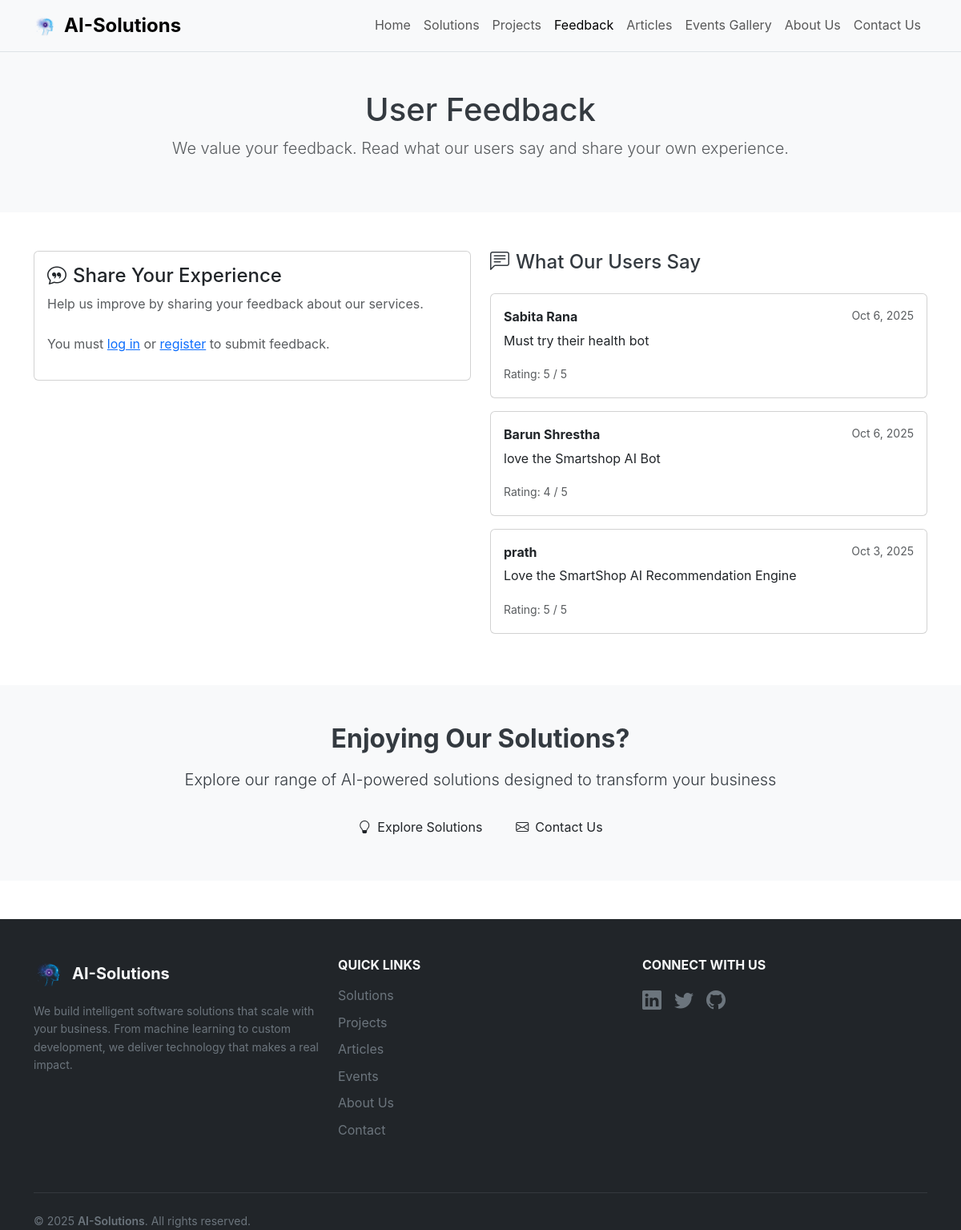
The app's page /user_feedback/ with its own data.
### core/models.py (models this page shows, shortened)
class Feedback(models.Model):
    user = models.ForeignKey(
        settings.AUTH_USER_MODEL,
        on_delete=models.CASCADE,
        related_name='feedbacks'
    )
    solution = models.ForeignKey(
        'Solution',
        on_delete=models.CASCADE,
        related_name='feedbacks',
        null=True, blank=True
    )
    company = models.CharField(max_length=100, blank=True)
    rating = models.PositiveIntegerField(validators=[MinValueValidator(1), MaxValueValidator(5)])
    comment = models.TextField()
    is_approved = models.BooleanField(default=False)
    created_at = models.DateTimeField(auto_now_add=True)
    class Meta:
        ordering = ['-created_at']

class CustomUser(AbstractUser):
    ROLE_CHOICES = [
        ('admin', 'Admin'),
        ('editor', 'Editor'),
        ('viewer', 'Viewer'),
    ]
    role = models.CharField(max_length=20, choices=ROLE_CHOICES, default='viewer')
    phone = models.CharField(max_length=20, blank=True)
    profile_image = models.ImageField(upload_to='profiles/', blank=True, null=True)
    created_at = models.DateTimeField(auto_now_add=True)
    updated_at = models.DateTimeField(auto_now=True)

### core/views.py (the view)
# urls.py: path('user_feedback/', views.user_feedback, name='user_feedback'),
def user_feedback(request):
    feedback_list = Feedback.objects.all().order_by('-created_at')
    paginator = Paginator(feedback_list, 5)
    page_number = request.GET.get('page')
    page_obj = paginator.get_page(page_number)
    context = {
        'page_obj': page_obj,
        'settings': SiteSettings.load(),  # optional site settings
    }
    return render(request, 'frontend/user_feedback.html', context)

### core/context_processors.py (called while the page is built, shortened)
def site_settings(request):
    return {
        'settings': SiteSettings.load()
    }

def admin_notifications(request):
    return {}

### core/models.py (called while the page is built)
    @classmethod
    def load(cls):
        return cls.objects.first()

### templates/frontend/user_feedback.html (shortened to what this page needs)
{% extends 'base.html' %}
{% load static %}
{% block content %}
<section class="py-5 bg-light">
    <div class="container">
        <div class="row">
            <div class="col-12 text-center">
                <h1>User Feedback</h1>
                <p class="lead text-muted">We value your feedback. Read what our users say and share your own experience.</p>
            </div>
        </div>
    </div>
</section>
<section class="py-5">
    <div class="container">
        <div class="row">
            <div class="col-lg-6 mb-5">
                <div class="card">
                    <div class="card-body">
                        <h4><i class="bi bi-chat-quote text-brand me-2"></i>Share Your Experience</h4>
                        <p class="text-muted mb-4">Help us improve by sharing your feedback about our services.</p>
                        {% if user.is_authenticated %}
                        <form action="{% url 'core:user_feedback' %}" method="post">
                            {% csrf_token %}
                            {{ form.non_field_errors }}
                            <div class="mb-3">
                                {{ form.company.label_tag }}
                                {{ form.company }}
                                {{ form.company.errors }}
                            </div>
                            <div class="mb-3">
                                {{ form.rating.label_tag }}
                                <div class="star-rating mb-2">
                                    {% for i in "12345" %}
                                        <i class="bi bi-star-fill star" data-value="{{ forloop.counter }}"></i>
                                    {% endfor %}
                                </div>
                                <input type="hidden" id="rating" name="rating" value="{{ form.rating.value|default:'' }}">
                                {{ form.rating.errors }}
                            </div>
                            <div class="mb-3">
                                {{ form.comment.label_tag }}
                                {{ form.comment }}
                                {{ form.comment.errors }}
                            </div>
                            <button type="submit" class="btn btn-brand">
                                <i class="bi bi-send me-2"></i>Submit Feedback
                            </button>
                        </form>
                        {% else %}
                        <p class="text-muted">
                            You must
                            <a href="{% url 'core:client_login' %}?next={% url 'core:user_feedback' %}">log in</a> or
                            <a href="{% url 'core:client_signup' %}?next={% url 'core:user_feedback' %}">register</a>
                            to submit feedback.
                        </p>
                        {% endif %}
                    </div>
                </div>
            </div>
            <div class="col-lg-6">
                <h4 class="mb-4"><i class="bi bi-chat-left-text text-brand me-2"></i>What Our Users Say</h4>
                {% if page_obj %}
                    {% for feedback in page_obj %}
                        <div class="card mb-3">
                            <div class="card-body">
                                <div class="d-flex justify-content-between">
                                    <strong>{{ feedback.user.get_full_name|default:feedback.user.username }}</strong>
                                    <small class="text-muted">{{ feedback.created_at|date:"M j, Y" }}</small>
                                </div>
                                <p class="mb-1">{{ feedback.comment|linebreaks }}</p>
                                <small class="text-muted">Rating: {{ feedback.rating }} / 5</small>
                            </div>
                        </div>
                    {% endfor %}
                {% else %}
                    <p class="text-muted">No feedback available yet. Be the first to share your experience!</p>
                {% endif %}
            </div>
        </div>
    </div>
</section>
<section class="py-5 bg-light">
    <div class="container text-center">
        <h2 class="fw-bold mb-3">Enjoying Our Solutions?</h2>
        <p class="lead mb-4">Explore our range of AI-powered solutions designed to transform your business</p>
        <div class="d-flex justify-content-center gap-3">
            <a href="{% url 'core:solutions' %}" class="btn btn-brand">
                <i class="bi bi-lightbulb me-2"></i>Explore Solutions
            </a>
            <a href="{% url 'core:contact' %}" class="btn btn-outline-brand">
                <i class="bi bi-envelope me-2"></i>Contact Us
            </a>
        </div>
    </div>
</section>
{% endblock %}

### templates/base.html (shortened to what this page needs)
{% load static %}
<!DOCTYPE html>
<html lang="en">
<head>
    <link href="https://cdn.jsdelivr.net/npm/bootstrap@5.3.2/dist/css/bootstrap.min.css" rel="stylesheet">
    <link rel="stylesheet" href="https://cdn.jsdelivr.net/npm/bootstrap-icons@1.11.2/font/bootstrap-icons.css">
    <link rel="stylesheet" href="{% static 'core/css/main.css' %}">
</head>
<body>
    {% include '_partials/_navbar.html' %}
    <main role="main">
        {% block content %}{% endblock %}
    </main>
    {% include '_partials/_footer.html' %}
</body>
</html>

### templates/_partials/_navbar.html (shortened to what this page needs)
{% load static %}
<nav class="navbar navbar-expand-lg navbar-light bg-light sticky-top border-bottom">
    <div class="container">
        <a class="navbar-brand d-flex align-items-center" href="{% url 'core:home' %}">
            <img src="{% static 'img/logo.png' %}" alt="AI-Solutions Logo" width="30" height="30" class="d-inline-block align-text-top me-2" loading="lazy">
            <span class="fw-bold">AI-Solutions</span>
        </a>
        <div class="collapse navbar-collapse" id="navbarNav">
            <ul class="navbar-nav ms-auto">
                <li class="nav-item">
                    <a class="nav-link {% if request.resolver_match.url_name == 'home' %}active{% endif %}" href="{% url 'core:home' %}">Home</a>
                </li>
                <li class="nav-item">
                    <a class="nav-link {% if request.resolver_match.url_name == 'solutions' %}active{% endif %}" href="{% url 'core:solutions' %}">Solutions</a>
                </li>
                <li class="nav-item">
                    <a class="nav-link {% if request.resolver_match.url_name == 'projects' %}active{% endif %}" href="{% url 'core:projects' %}">Projects</a>
                </li>
                <li class="nav-item">
                    <a class="nav-link {% if request.resolver_match.url_name == 'user_feedback' %}active{% endif %}" href="{% url 'core:user_feedback' %}">Feedback</a>
                </li>
                <li class="nav-item">
                    <a class="nav-link {% if request.resolver_match.url_name == 'articles' %}active{% endif %}" href="{% url 'core:articles' %}">Articles</a>
                </li>
                <li class="nav-item">
                    <a class="nav-link {% if request.resolver_match.url_name == 'events' %}active{% endif %}" href="{% url 'core:events' %}">Events Gallery</a>
                </li>
                <li class="nav-item">
                    <a class="nav-link {% if request.resolver_match.url_name == 'about' %}active{% endif %}" href="{% url 'core:about' %}">About Us</a>
                </li>
                <li class="nav-item">
                    <a class="nav-link {% if request.resolver_match.url_name == 'contact' %}active{% endif %}" href="{% url 'core:contact' %}">Contact Us</a>
                </li>
            </ul>
        </div>
    </div>
</nav>

### templates/_partials/_footer.html (shortened to what this page needs)
{% load static %}
<footer class="bg-dark text-light pt-5 mt-5">
  <div class="container">
    <div class="row">
      <div class="col-lg-4 mb-4">
        <div class="d-flex align-items-center mb-3">
          <img
            src="{% static 'img/logo.png' %}"
            alt="AI-Solutions Logo"
            width="40"
            height="40"
            class="me-2"
            loading="lazy"
          />
          <h5 class="mb-0 fw-bold">AI-Solutions</h5>
        </div>
        <p class="text-secondary small">
          We build intelligent software solutions that scale with your business.
          From machine learning to custom development, we deliver technology
          that makes a real impact.
        </p>
      </div>
      <div class="col-lg-4 mb-4">
        <h6 class="mb-3 text-uppercase fw-bold">Quick Links</h6>
        <ul class="list-unstyled">
          <li class="mb-2">
            <a
              href="{% url 'core:solutions' %}"
              class="text-secondary text-decoration-none footer-link"
              >Solutions</a
            >
          </li>
          <li class="mb-2">
            <a
              href="{% url 'core:projects' %}"
              class="text-secondary text-decoration-none footer-link"
              >Projects</a
            >
          </li>
          <li class="mb-2">
            <a
              href="{% url 'core:articles' %}"
              class="text-secondary text-decoration-none footer-link"
              >Articles</a
            >
          </li>
          <li class="mb-2">
            <a
              href="{% url 'core:events' %}"
              class="text-secondary text-decoration-none footer-link"
              >Events</a
            >
          </li>
          <li class="mb-2">
            <a
              href="{% url 'core:about' %}"
              class="text-secondary text-decoration-none footer-link"
              >About Us</a
            >
          </li>
          <li>
            <a
              href="{% url 'core:contact' %}"
              class="text-secondary text-decoration-none footer-link"
              >Contact</a
            >
          </li>
        </ul>
      </div>
      <div class="col-lg-4 mb-4">
        <h6 class="mb-3 text-uppercase fw-bold">Connect With Us</h6>
        <div class="d-flex gap-3">
          <a
            href="#"
            class="text-secondary footer-social"
            aria-label="LinkedIn"
          >
            <i class="bi bi-linkedin fs-4"></i>
          </a>
          <a href="#" class="text-secondary footer-social" aria-label="Twitter">
            <i class="bi bi-twitter fs-4"></i>
          </a>
          <a href="#" class="text-secondary footer-social" aria-label="GitHub">
            <i class="bi bi-github fs-4"></i>
          </a>
        </div>
      </div>
    </div>
    <hr class="border-secondary my-4" />
    <div class="row align-items-center">
      <div class="col-md-6 small text-secondary">
        &copy; {% now "Y" %} <span class="fw-semibold">AI-Solutions</span>. All
        rights reserved.
      </div>
    </div>
  </div>
</footer>

### static/css/main.css (style rules this page uses)
:root { --primary-color: #007bff; --secondary-color: #6c757d; --success-color: #28a745; --danger-color: #dc3545; --warning-color: #ffc107; --info-color: #17a2b8; --light-color: #f8f9fa; --dark-color: #343a40; --gradient-primary: linear-gradient(135deg, #667eea 0%, #764ba2 100%); --gradient-secondary: linear-gradient(135deg, #f093fb 0%, #f5576c 100%); }
body { font-family: 'Inter', -apple-system, BlinkMacSystemFont, 'Segoe UI', Roboto, sans-serif; line-height: 1.6; color: var(--dark-color); }
.navbar-brand { font-weight: 700; font-size: 1.5rem; }

### records on screen
Feedback: user.get_full_name "Sabita Rana", created_at "Oct 6, 2025", comment "Must try their health bot", rating "5"
Feedback: user.get_full_name "Barun Shrestha", created_at "Oct 6, 2025", comment "love the Smartshop AI Bot", rating "4"
Feedback: user.get_full_name "prath", created_at "Oct 3, 2025", comment "Love the SmartShop AI Recommendation Engine", rating "5"
